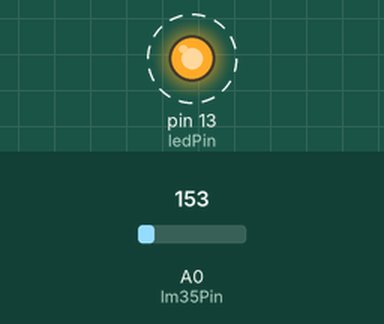
Bench run of a sketch on a simulated Arduino Uno, built with avr-gcc and run on an emulated ATmega328P. On the bench: output pins drawn as LEDs (lit = HIGH). Dashed ring = blinking. Inputs (shaded band) come from the test bench; at power-on: A0 (lm35Pin) = 153.

Above: at 1.06 s.
1.3 s: A0 (lm35Pin) set to 165
At 1.87 s:
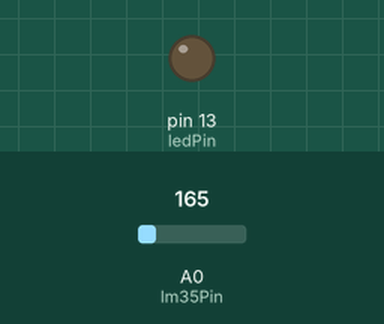
4.3 s: A0 (lm35Pin) set to 133
At 4.81 s:
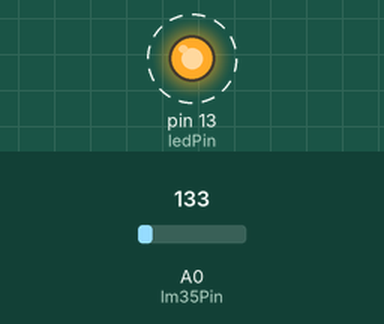
Timing chart, 0 to 13.3 s (numbered marks = the images above; inputs shaded):
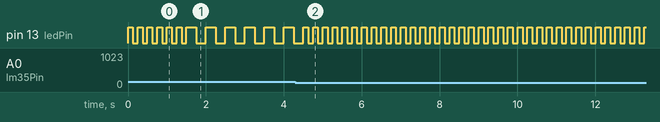

Measured:
- after the input at 4.3 s, pin 13 (ledPin): alternates HIGH for 0.13 s and LOW for 0.13 s, starting after 0.33 s
- by itself, pin 13 (ledPin): repeats every 0.50 s: HIGH 0.25 s, LOW 0.25 s

The sketch:

sketch_Assesment.ino
```cpp
#include <Arduino.h>
const int lm35Pin = A0;
const int ledPin = 13;

const int belowThresholdBlinkInterval = 250;
const int aboveThresholdBlinkInterval = 500;

const int temperatureThreshold = 30;

float readTemperature()
{
  int sensorValue = analogRead(lm35Pin);
  float voltage = (sensorValue / 1024.0) * 5.0;
  float temperature = (voltage - 0.5) * 100.0;
  return temperature;
}

void controlLED(float temperature)
 {
  if (temperature < temperatureThreshold)
 {

    digitalWrite(ledPin, HIGH);
    delay(belowThresholdBlinkInterval / 2);
    digitalWrite(ledPin, LOW);
    delay(belowThresholdBlinkInterval / 2);
  } else
{
    digitalWrite(ledPin, HIGH);
    delay(aboveThresholdBlinkInterval / 2);
    digitalWrite(ledPin, LOW);
    delay(aboveThresholdBlinkInterval / 2);
  }
}

void setup()
 {
  pinMode(lm35Pin, INPUT);
  pinMode(ledPin, OUTPUT);
}

void loop()
{
  float currentTemperature = readTemperature();
  controlLED(currentTemperature);
}
```
